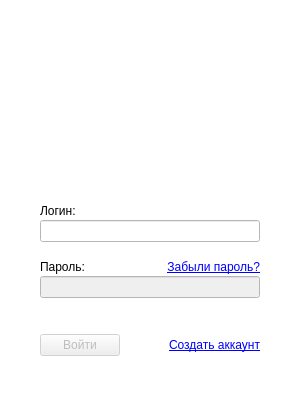
<?xml version="1.0" encoding="UTF-8"?>
<ui version="4.0">
 <class>MainWindow</class>
 <widget class="QMainWindow" name="MainWindow">
  <property name="geometry">
   <rect>
    <x>0</x>
    <y>0</y>
    <width>300</width>
    <height>400</height>
   </rect>
  </property>
  <property name="sizePolicy">
   <sizepolicy hsizetype="Fixed" vsizetype="Fixed">
    <horstretch>0</horstretch>
    <verstretch>0</verstretch>
   </sizepolicy>
  </property>
  <property name="minimumSize">
   <size>
    <width>300</width>
    <height>400</height>
   </size>
  </property>
  <property name="maximumSize">
   <size>
    <width>300</width>
    <height>400</height>
   </size>
  </property>
  <property name="palette">
   <palette>
    <active>
     <colorrole role="Window">
      <brush brushstyle="SolidPattern">
       <color alpha="255">
        <red>255</red>
        <green>255</green>
        <blue>255</blue>
       </color>
      </brush>
     </colorrole>
    </active>
    <inactive>
     <colorrole role="Window">
      <brush brushstyle="SolidPattern">
       <color alpha="255">
        <red>255</red>
        <green>255</green>
        <blue>255</blue>
       </color>
      </brush>
     </colorrole>
    </inactive>
    <disabled>
     <colorrole role="Window">
      <brush brushstyle="SolidPattern">
       <color alpha="255">
        <red>255</red>
        <green>255</green>
        <blue>255</blue>
       </color>
      </brush>
     </colorrole>
    </disabled>
   </palette>
  </property>
  <property name="windowTitle">
   <string>Яндекс.Диск [UNOFFICIAL]</string>
  </property>
  <property name="windowIcon">
   <iconset resource="resources.qrc">
    <normaloff>:/images/logo_128.png</normaloff>:/images/logo_128.png</iconset>
  </property>
  <widget class="QWidget" name="centralWidget">
   <layout class="QVBoxLayout" name="verticalLayout_2">
    <property name="leftMargin">
     <number>40</number>
    </property>
    <property name="topMargin">
     <number>10</number>
    </property>
    <property name="rightMargin">
     <number>40</number>
    </property>
    <property name="bottomMargin">
     <number>40</number>
    </property>
    <item>
     <widget class="QLabel" name="label">
      <property name="text">
       <string/>
      </property>
      <property name="pixmap">
       <pixmap resource="resources.qrc">:/images/mainlogo.png</pixmap>
      </property>
      <property name="alignment">
       <set>Qt::AlignBottom|Qt::AlignHCenter</set>
      </property>
     </widget>
    </item>
    <item>
     <layout class="QVBoxLayout" name="verticalLayout">
      <property name="spacing">
       <number>2</number>
      </property>
      <item>
       <widget class="QLabel" name="label_2">
        <property name="text">
         <string>Логин:</string>
        </property>
        <property name="alignment">
         <set>Qt::AlignBottom|Qt::AlignLeading|Qt::AlignLeft</set>
        </property>
        <property name="margin">
         <number>2</number>
        </property>
        <property name="textInteractionFlags">
         <set>Qt::NoTextInteraction</set>
        </property>
       </widget>
      </item>
      <item>
       <widget class="QLineEdit" name="yaLogin"/>
      </item>
      <item>
       <layout class="QHBoxLayout" name="horizontalLayout">
        <item>
         <widget class="QLabel" name="label_5">
          <property name="text">
           <string>Пароль:</string>
          </property>
          <property name="alignment">
           <set>Qt::AlignBottom|Qt::AlignLeading|Qt::AlignLeft</set>
          </property>
          <property name="margin">
           <number>2</number>
          </property>
          <property name="textInteractionFlags">
           <set>Qt::NoTextInteraction</set>
          </property>
         </widget>
        </item>
        <item>
         <widget class="QLabel" name="label_4">
          <property name="font">
           <font>
            <underline>true</underline>
           </font>
          </property>
          <property name="focusPolicy">
           <enum>Qt::NoFocus</enum>
          </property>
          <property name="text">
           <string>&lt;html&gt;&lt;head/&gt;&lt;body&gt;&lt;p&gt;&lt;a href=&quot;https://passport.yandex.ru/passport?mode=restore&quot;&gt;&lt;span style=&quot; text-decoration: underline; color:#0000ff;&quot;&gt;Забыли пароль?&lt;/span&gt;&lt;/a&gt;&lt;/p&gt;&lt;/body&gt;&lt;/html&gt;</string>
          </property>
          <property name="textFormat">
           <enum>Qt::RichText</enum>
          </property>
          <property name="alignment">
           <set>Qt::AlignBottom|Qt::AlignRight|Qt::AlignTrailing</set>
          </property>
          <property name="margin">
           <number>2</number>
          </property>
          <property name="openExternalLinks">
           <bool>true</bool>
          </property>
          <property name="textInteractionFlags">
           <set>Qt::LinksAccessibleByKeyboard|Qt::LinksAccessibleByMouse</set>
          </property>
         </widget>
        </item>
       </layout>
      </item>
      <item>
       <widget class="QLineEdit" name="yaPassword">
        <property name="enabled">
         <bool>false</bool>
        </property>
        <property name="echoMode">
         <enum>QLineEdit::Password</enum>
        </property>
       </widget>
      </item>
      <item>
       <spacer name="verticalSpacer">
        <property name="orientation">
         <enum>Qt::Vertical</enum>
        </property>
        <property name="sizeType">
         <enum>QSizePolicy::Fixed</enum>
        </property>
        <property name="sizeHint" stdset="0">
         <size>
          <width>20</width>
          <height>30</height>
         </size>
        </property>
       </spacer>
      </item>
      <item>
       <layout class="QHBoxLayout" name="horizontalLayout_2" stretch="1,2">
        <item>
         <widget class="QPushButton" name="Start">
          <property name="enabled">
           <bool>false</bool>
          </property>
          <property name="focusPolicy">
           <enum>Qt::StrongFocus</enum>
          </property>
          <property name="text">
           <string>Войти</string>
          </property>
         </widget>
        </item>
        <item>
         <widget class="QLabel" name="label_3">
          <property name="focusPolicy">
           <enum>Qt::NoFocus</enum>
          </property>
          <property name="text">
           <string>&lt;html&gt;&lt;head/&gt;&lt;body&gt;&lt;p&gt;&lt;a href=&quot;https://passport.yandex.ru/passport?mode=register&amp;amp;from=yd4u&amp;amp;retpath=https%3A%2F%2Fdisk.yandex.ru%2F&quot;&gt;&lt;span style=&quot; text-decoration: underline; color:#0000ff;&quot;&gt;Создать аккаунт&lt;/span&gt;&lt;/a&gt;&lt;/p&gt;&lt;/body&gt;&lt;/html&gt;</string>
          </property>
          <property name="textFormat">
           <enum>Qt::RichText</enum>
          </property>
          <property name="alignment">
           <set>Qt::AlignRight|Qt::AlignTrailing|Qt::AlignVCenter</set>
          </property>
          <property name="openExternalLinks">
           <bool>true</bool>
          </property>
          <property name="textInteractionFlags">
           <set>Qt::LinksAccessibleByKeyboard|Qt::LinksAccessibleByMouse</set>
          </property>
         </widget>
        </item>
       </layout>
      </item>
     </layout>
    </item>
   </layout>
  </widget>
 </widget>
 <layoutdefault spacing="6" margin="11"/>
 <tabstops>
  <tabstop>yaLogin</tabstop>
  <tabstop>yaPassword</tabstop>
  <tabstop>Start</tabstop>
 </tabstops>
 <resources>
  <include location="resources.qrc"/>
 </resources>
 <connections/>
</ui>
